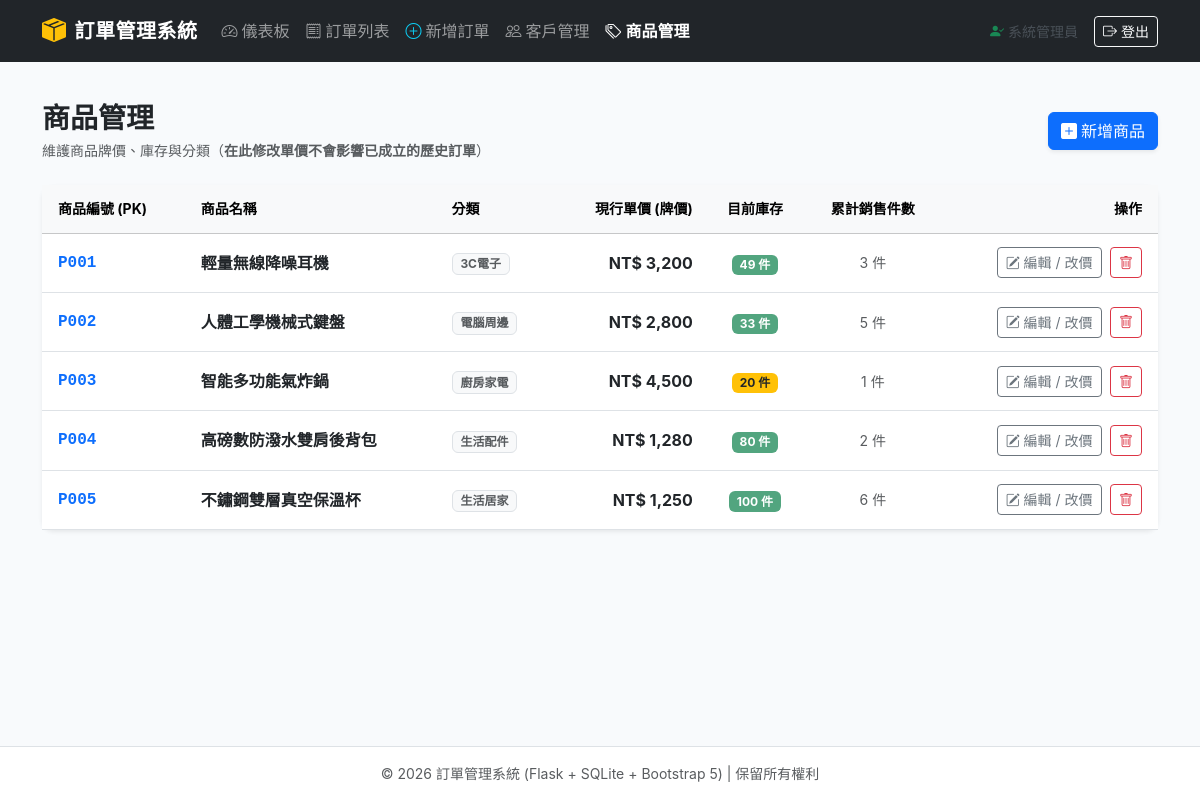
The page /products (signed in) on the database as committed earlier.
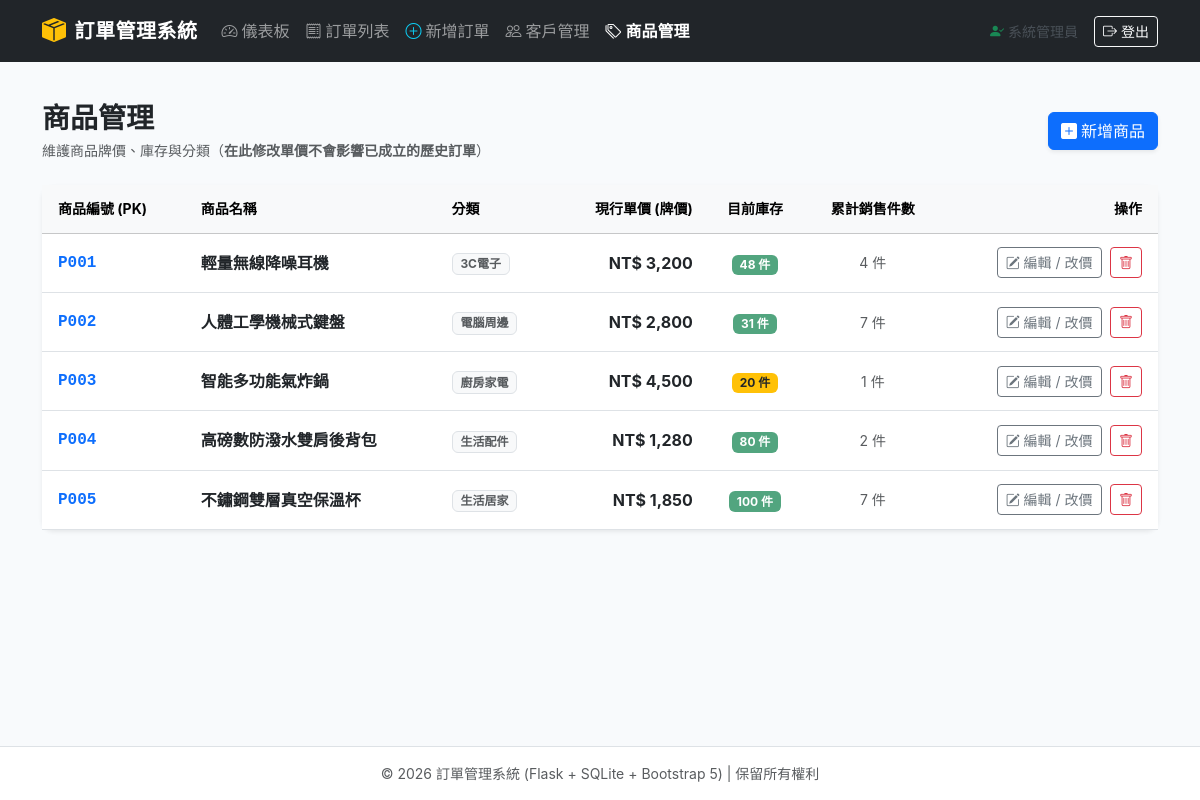
The same page on the database as committed later.
### tables this page shows
CREATE TABLE product (
        product_id  TEXT PRIMARY KEY,
        name        TEXT NOT NULL,
        unit_price  REAL NOT NULL CHECK (unit_price >= 0),
        stock       INTEGER NOT NULL CHECK (typeof(stock) = 'integer' AND stock >= 0),
        category    TEXT
    );

### app.py (the view)
@app.route("/products")
@admin_required
def products():
    conn = get_db()
    cursor = conn.cursor()
    cursor.execute("""
    SELECT p.product_id, p.name, p.unit_price, p.stock, p.category,
           COALESCE(SUM(oi.quantity), 0) AS total_sold
    FROM product p
    LEFT JOIN order_item oi ON p.product_id = oi.product_id
    GROUP BY p.product_id
    ORDER BY p.product_id ASC;
    """)
    product_list = cursor.fetchall()
    conn.close()
    return render_template("products.html", products=product_list)

### app.py (called while the page is built)
def get_db():
    conn = sqlite3.connect(DB_PATH)
    conn.row_factory = sqlite3.Row
    conn.execute("PRAGMA foreign_keys = ON;")
    return conn

def admin_required(view):
    @functools.wraps(view)
    def wrapped_view(**kwargs):
        if not session.get("logged_in"):
            flash("請先登入管理員帳號以存取後台管理功能。", "warning")
            return redirect(url_for("login", next=request.path))
        if session.get("role") != "admin":
            flash("權限不足：您目前的身份非系統管理員，無法進入後台！", "danger")
            return redirect(url_for("login"))
        return view(**kwargs)
    return wrapped_view

### templates/products.html (shortened to what this page needs)
{% extends "base.html" %}
{% block content %}
<div class="d-flex justify-content-between align-items-center mb-4">
    <div>
        <h3 class="fw-bold text-dark mb-1">商品管理</h3>
        <p class="text-muted small mb-0">維護商品牌價、庫存與分類（<strong>在此修改單價不會影響已成立的歷史訂單</strong>）</p>
    </div>
    <button type="button" class="btn btn-primary shadow-sm" data-bs-toggle="modal" data-bs-target="#newProductModal">
        <i class="bi bi-plus-square-fill me-1"></i>新增商品
    </button>
</div>
<div class="card shadow-sm">
    <div class="card-body p-0">
        <div class="table-responsive">
            <table class="table table-hover align-middle mb-0">
                <thead class="table-light small text-muted">
                    <tr>
                        <th class="ps-3">商品編號 (PK)</th>
                        <th>商品名稱</th>
                        <th>分類</th>
                        <th class="text-end">現行單價 (牌價)</th>
                        <th class="text-center">目前庫存</th>
                        <th class="text-center">累計銷售件數</th>
                        <th class="text-end pe-3">操作</th>
                    </tr>
                </thead>
                <tbody>
                    {% for p in products %}
                    <tr>
                        <td class="ps-3 fw-bold text-primary font-monospace">{{ p.product_id }}</td>
                        <td class="fw-semibold text-dark">{{ p.name }}</td>
                        <td><span class="badge bg-light text-muted border">{{ p.category or '未分類' }}</span></td>
                        <td class="text-end fw-bold text-dark">
                            NT$ {{ "{:,.0f}".format(p.unit_price) }}
                        </td>
                        <td class="text-center">
                            {% if p.stock <= 0 %}
                                <span class="badge bg-danger">缺貨中 (0)</span>
                            {% elif p.stock < 30 %}
                                <span class="badge bg-warning text-dark">{{ p.stock }} 件</span>
                            {% else %}
                                <span class="badge bg-success bg-opacity-75 text-white">{{ p.stock }} 件</span>
                            {% endif %}
                        </td>
                        <td class="text-center text-muted small">
                            {{ p.total_sold }} 件
                        </td>
                        <td class="text-end pe-3 text-nowrap">
                            <button type="button" class="btn btn-sm btn-outline-secondary me-1"
                                    data-bs-toggle="modal" data-bs-target="#editProductModal-{{ p.product_id }}">
                                <i class="bi bi-pencil-square"></i> 編輯 / 改價
                            </button>
                            <button type="button" class="btn btn-sm btn-outline-danger"
                                    onclick="confirmDeleteProduct('{{ p.product_id }}', '{{ p.name }}')">
                                <i class="bi bi-trash"></i>
                            </button>
                        </td>
                    </tr>
                    {% else %}
                    <tr>
                        <td colspan="7" class="text-center text-muted py-5">目前尚無商品資料</td>
                    </tr>
                    {% endfor %}
                </tbody>
            </table>
        </div>
    </div>
</div>
{% endblock %}

Rows that differ between the two databases and show on the page:
changed product "輕量無線降噪耳機": stock "49" → "48"; total_sold "3" → "4"
changed product "人體工學機械式鍵盤": stock "33" → "31"; total_sold "5" → "7"
changed product "不鏽鋼雙層真空保溫杯": unit_price "1,250" → "1,850"; total_sold "6" → "7"
